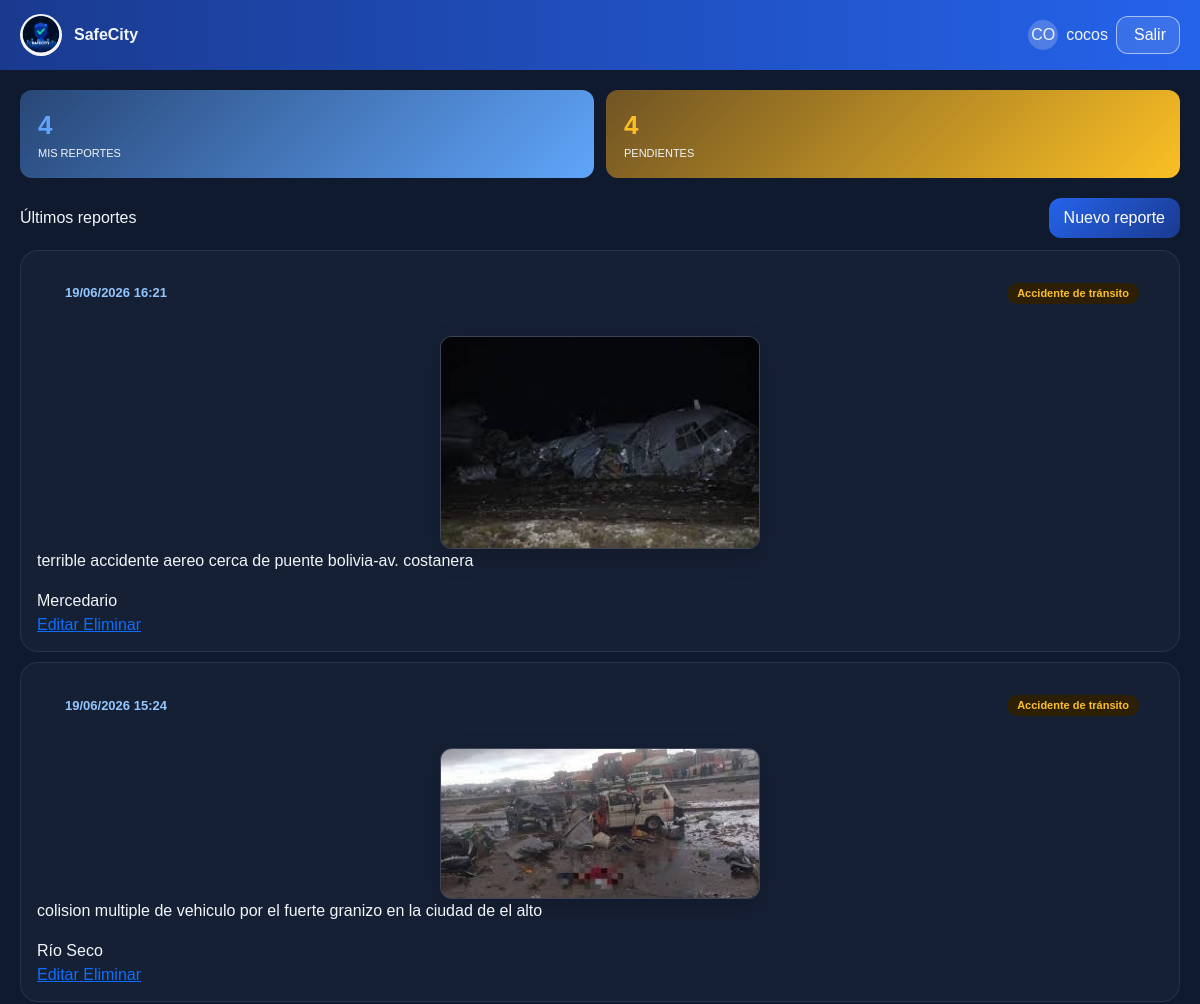
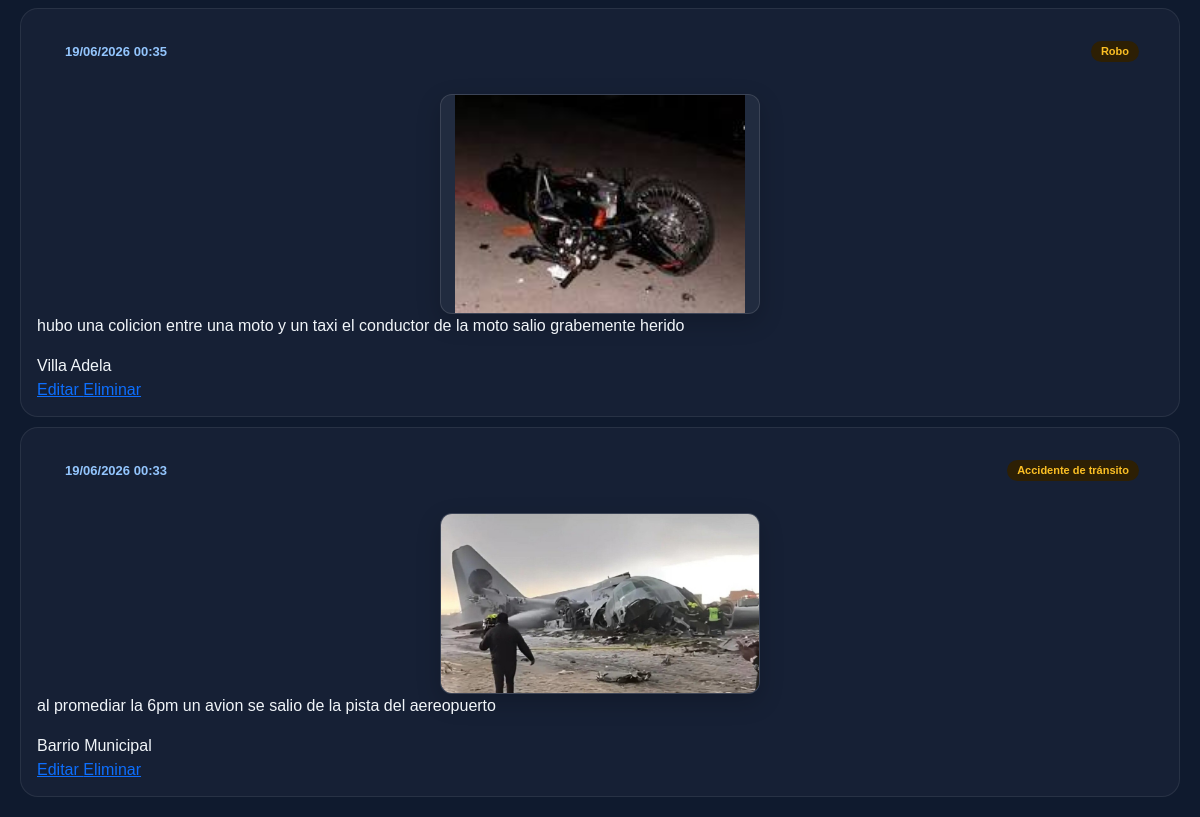
The page /ciudadano (signed in) on the database its author committed (2 pictures, top to bottom).
### app/models/usuario.py (models this page shows, shortened)
class Usuario(
    UserMixin,
    db.Model
):
    __tablename__ = "usuarios"
    id_usuario = db.Column(
        db.Integer,
        primary_key=True
    )
    nombre = db.Column(
        db.String(100),
        nullable=False
    )
    apellido = db.Column(
        db.String(100),
        nullable=False
    )
    username = db.Column(
        db.String(50),
        nullable=False,
        unique=True
    )
    email = db.Column(
        db.String(120),
        nullable=False,
        unique=True
    )
    password = db.Column(
        db.String(255),
        nullable=False
    )
    estado = db.Column(
        db.Boolean,
        default=True
    )
    fecha_registro = db.Column(
        db.DateTime
    )
    id_rol = db.Column(
        db.Integer,
        db.ForeignKey(
            "roles.id_rol"
        ),
        nullable=False
    )

### app/models/reporte.py (models this page shows)
class Reporte(db.Model):
    __tablename__ = "reportes"
    id_reporte = db.Column(
        db.Integer,
        primary_key=True
    )
    titulo = db.Column(
        db.String(200),
        nullable=False
    )
    descripcion = db.Column(
        db.Text,
        nullable=False
    )
    fecha_reporte = db.Column(
        db.DateTime
    )
    fecha_actualizacion = db.Column(
        db.DateTime
    )
    latitud = db.Column(
        db.Float
    )
    longitud = db.Column(
        db.Float
    )
    id_usuario = db.Column(
        db.Integer,
        db.ForeignKey(
            "usuarios.id_usuario"
        )
    )
    id_categoria = db.Column(
        db.Integer,
        db.ForeignKey(
            "categorias.id_categoria"
        )
    )
    evidencias = db.relationship(
        "Evidencia",
        backref="reporte",
        lazy=True,
        cascade="all, delete-orphan"
    )
    categoria = db.relationship(
        "Categoria",
        backref="reportes"
    )
    zonas = db.relationship(
        "ReporteZona",
        backref="reporte",
        lazy=True
    )

### app/models/categoria.py (models this page shows)
class Categoria(db.Model):
    __tablename__ = "categorias"
    id_categoria = db.Column(
        db.Integer,
        primary_key=True
    )
    nombre = db.Column(
        db.String(100),
        nullable=False
    )
    descripcion = db.Column(
        db.String(200)
    )

### app/models/evidencia.py (models this page shows)
class Evidencia(db.Model):
    __tablename__ = "evidencias"
    id_evidencia = db.Column(
        db.Integer,
        primary_key=True
    )
    archivo = db.Column(
        db.String(255),
        nullable=False
    )
    fecha_subida = db.Column(
        db.DateTime
    )
    id_reporte = db.Column(
        db.Integer,
        db.ForeignKey(
            "reportes.id_reporte"
        )
    )
    id_tipo_evidencia = db.Column(
        db.Integer,
        db.ForeignKey(
            "tipos_evidencia.id_tipo_evidencia"
        )
    )

### app/models/zona.py (models this page shows)
class Zona(db.Model):
    __tablename__ = "zonas"
    id_zona = db.Column(
        db.Integer,
        primary_key=True
    )
    nombre_zona = db.Column(
        db.String(100),
        nullable=False
    )
    distrito = db.Column(
        db.String(100)
    )
    descripcion = db.Column(
        db.String(200)
    )

### app/blueprints/ciudadano/routes.py (the view)
@ciudadano_bp.route("/ciudadano")
@login_required
def dashboard():
    if current_user.id_rol != 2:
        abort(403)
    reportes = Reporte.query.filter_by(
        id_usuario=current_user.id_usuario
    ).order_by(
        Reporte.fecha_reporte.desc()
    ).all()
    total_reportes = len(reportes)
    pendientes = total_reportes
    return render_template(
        "ciudadano/dashboard.html",
        reportes=reportes,
        total_reportes=total_reportes,
        pendientes=pendientes
    )

### app/__init__.py (called while the page is built)
@login_manager.user_loader
def load_user(user_id):
    return Usuario.query.get(
        int(user_id)
    )

### app/templates/ciudadano/dashboard.html (shortened to what this page needs)
{% extends 'base.html' %}
{% block content %}
<div class="dash-header">
    <div class="dash-brand-row">
        <div class="brand">
            <img
                src="{{ url_for('static', filename='img/logo_safecity.png') }}"
                alt="SafeCity"
                class="brand-logo">
            <span class="brand-text">
                SafeCity
            </span>
        </div>
    </div>
    <div class="user-row">
        <div class="avatar">
            {{ current_user.username[:2]|upper }}
        </div>
        <span class="user-name">
            {{ current_user.username }}
        </span>
        <a class="btn-logout"
           href="{{ url_for('auth.logout') }}">
            Salir
        </a>
    </div>
</div>
<div class="dash-body">
    <div class="dash-metrics">
        <div class="metric m-blue">
            <div class="metric-val">
                {{ total_reportes|default(0) }}
            </div>
            <div class="metric-label">
                Mis reportes
            </div>
        </div>
        <div class="metric m-amber">
            <div class="metric-val">
                {{ pendientes|default(0) }}
            </div>
            <div class="metric-label">
                Pendientes
            </div>
        </div>
    </div>
    <div class="dash-bar">
        <span class="dash-st">
            Últimos reportes
        </span>
        <a class="btn-new"
           href="{{ url_for('reportes.crear') }}">
            Nuevo reporte
        </a>
    </div>
    <div class="rcards">
    {% if reportes %}
    {% for reporte in reportes %}
    <div class="rcard">
        <div class="rcard-top">
            <span class="rcard-date">
                {{ reporte.fecha_reporte.strftime('%d/%m/%Y %H:%M') if reporte.fecha_reporte else 'Sin fecha' }}
            </span>
            <span class="badge b-pend">
                {{ reporte.categoria.nombre if reporte.categoria else 'Sin categoría' }}
            </span>
        </div>
        <div class="rcard-body">
            {% if reporte.evidencias %}
                {% set evidencia = reporte.evidencias[0] %}
                <div class="rcard-media">
                    {% if evidencia.id_tipo_evidencia == 1 %}
                        <img
                            src="{{ url_for('static', filename='uploads/' + evidencia.archivo) }}"
                            alt="Evidencia">
                    {% elif evidencia.id_tipo_evidencia == 2 %}
                        <video controls>
                            <source
                                src="{{ url_for('static', filename='uploads/' + evidencia.archivo) }}"
                                type="video/mp4">
                        </video>
                    {% endif %}
                </div>
            {% endif %}
            <p class="rcard-desc">
                {{ reporte.descripcion[:120] }}
            </p>
            {% if reporte.zonas %}
            <div class="rcard-zone">
                {{ reporte.zonas[0].zona.nombre_zona }}
            </div>
            {% endif %}
        </div>
        <div class="rcard-actions">
            <a href="{{ url_for('reportes.editar', id=reporte.id_reporte) }}"
               class="btn-action btn-edit">
                Editar
            </a>
            <a href="{{ url_for('reportes.eliminar', id=reporte.id_reporte) }}"
               class="btn-action btn-delete"
               onclick="return confirm('¿Eliminar este reporte?')">
                Eliminar
            </a>
        </div>
    </div>
    {% endfor %}
{% else %}
    <div class="empty-state">
        <i class="ti ti-file-off"></i>
        <p>Aún no has realizado ningún reporte.</p>
    </div>
{% endif %}
</div>
</div>
{% endblock %}

### app/templates/base.html (shortened to what this page needs)
<!DOCTYPE html>
<html lang="es">
<head>
    <link href="https://cdn.jsdelivr.net/npm/bootstrap@5.3.3/dist/css/bootstrap.min.css" rel="stylesheet">
    <link rel="stylesheet" href="https://unpkg.com/leaflet@1.9.4/dist/leaflet.css">
    <link href="https://cdn.jsdelivr.net/npm/bootstrap-icons@1.11.3/font/bootstrap-icons.min.css" rel="stylesheet">
    <link rel="stylesheet" href="{{ url_for('static', filename='css/style.css') }}">
    <link rel="stylesheet" href="{{ url_for('static', filename='css/safecity.css') }}">
    <link rel="stylesheet" href="https://cdn.jsdelivr.net/npm/@tabler/icons-webfont@latest/dist/tabler-icons.min.css">
</head>
<body>
{% block content %}
{% endblock %}
</body>
</html>

### app/static/css/style.css (style rules this page uses)
body { background:#eef3f8; font-family:Arial,Helvetica,sans-serif; }
img { object-fit:cover; }

### app/static/css/safecity.css (style rules this page uses)
:root { --bg-primary:#0f1a2e; --bg-secondary:#162035; --bg-accent:#0c1e3d; --blue-primary:#2563eb; --blue-secondary:#1a3a8f; --blue-light:#60a5fa; --text-primary:#f1f5f9; --text-secondary:#cbd5e1; --text-muted:#64748b; --success:#34d399; --warning:#fbbf24; --border:rgba(255,255,255,.08); --radius-sm:8px; --radius-md:12px; --radius-lg:18px; }
* { box-sizing:border-box; margin:0; padding:0; }
body { background:var(--bg-primary); color:var(--text-primary); font-family:Arial,Helvetica,sans-serif; }
.dash-header { display:flex; align-items:center; justify-content:space-between; padding:14px 20px; background:linear-gradient( 90deg, var(--blue-secondary), var(--blue-primary) ); }
.dash-brand-row, .user-row { display:flex; align-items:center; gap:8px; }
.avatar { width:30px; height:30px; border-radius:50%; background:rgba(255,255,255,.2); display:flex; align-items:center; justify-content:center; }
.btn-logout { padding:6px 13px; border:1px solid rgba(255,255,255,.55); border-radius:var(--radius-md); background:rgba(255,255,255,.1); color:#fff; text-decoration:none; }
.dash-body { padding-bottom:20px; }
.dash-metrics { display:grid; grid-template-columns:1fr 1fr; gap:12px; padding:20px; }
.metric { border-radius:var(--radius-md); padding:16px 18px; }
.m-blue { background:var(--bg-secondary); }
.m-amber { background:#1e1806; }
.metric-val { font-size:26px; font-weight:700; }
.m-blue .metric-val { color:var(--blue-light); }
.m-amber .metric-val { color:var(--warning); }
.metric-label { font-size:11px; text-transform:uppercase; }
.dash-bar { display:flex; align-items:center; justify-content:space-between; padding:0 20px 12px; }
.btn-new { padding:8px 15px; background:linear-gradient( 135deg, var(--blue-primary), var(--blue-secondary) ); border-radius:var(--radius-md); color:#fff; text-decoration:none; }
.rcards { display:flex; flex-direction:column; gap:10px; padding:0 20px; }
.rcard { background:var(--bg-secondary); border:1px solid var(--border); border-radius:var(--radius-lg); padding:14px 16px; }
.rcard-top { display:flex; justify-content:space-between; }
.rcard-date { color:#93c5fd; font-size:13px; font-weight:600; }
.badge { padding:5px 10px; border-radius:20px; font-size:11px; }
.b-pend { background:#2d1f04; color:var(--warning); }
.rcard-media { margin-top: 14px; display: flex; justify-content: center; }
.rcard-media img, .rcard-media video { width: 100%; max-width: 320px; max-height: 220px; object-fit: contain; border-radius: 12px; border: 1px solid rgba(255, 255, 255, 0.12); background: rgba(255, 255, 255, 0.05); }
.rcard-media img, .rcard-media video { width: 100%; max-width: 320px; max-height: 220px; object-fit: contain; border-radius: 12px; border: 1px solid rgba(255, 255, 255, 0.12); background: rgba(255, 255, 255, 0.05); box-shadow: 0 8px 24px rgba(0, 0, 0, 0.2); }
.m-blue { background: linear-gradient(135deg, #284777, #60a5fa); }
.m-amber { background: linear-gradient(135deg, #705424, #fbbf24); }
.rcard-top { display: flex; align-items: center; padding: 18px 24px; background: linear-gradient( ); color: #8c7aa8; border-bottom: none; font-size: 1.05rem; font-weight: 700; }
.brand { display: flex; align-items: center; gap: 12px; }
.brand-logo { width: 42px; height: 42px; object-fit: contain; border-radius: 50%; }
.brand-text { margin: 0; font-weight: 700; line-height: 1; }
.dash-brand-row { display: flex; align-items: center; justify-content: center; }

### rows shown on the page
Usuario: username "CO", username "cocos"
Reporte: fecha_reporte "19/06/2026 16:21", categoria "Accidente de tránsito", archivo (picture), descripcion "terrible accidente aereo cerca de puente bolivia-av. costanera", nombre_zona "Mercedario"
Reporte: fecha_reporte "19/06/2026 15:24", categoria "Accidente de tránsito", archivo (picture), descripcion "colision multiple de vehiculo por el fuerte granizo en la ciudad de el alto", nombre_zona "Río Seco"
Reporte: fecha_reporte "19/06/2026 00:35", categoria "Robo", archivo (picture), descripcion "hubo una colicion entre una moto y un taxi el conductor de la moto salio grabemente herido", nombre_zona "Villa Adela"
Reporte: fecha_reporte "19/06/2026 00:33", categoria "Accidente de tránsito", archivo (picture), descripcion "al promediar la 6pm un avion se salio de la pista del aereopuerto", nombre_zona "Barrio Municipal"

### other values the page prints
{{ total_reportes|default(0) }} "4"
{{ pendientes|default(0) }} "4"
